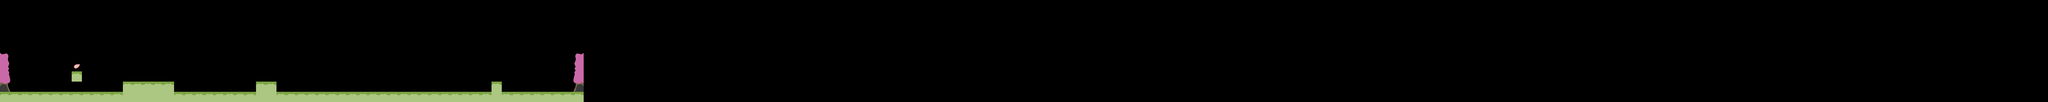

A 2D game scene composited from a Tiled map and its tileset images. What follows is a short description and the map's XML, with each tile layer's data collapsed to a summary:
An orthogonal 200x10 tile map with 128x128 px tiles, 7 tile layers (Background, Portal, Platforms, Walls, ...), 2 tilesets.

<map version="1.2" tiledversion="1.3.4" orientation="orthogonal" renderorder="right-down" width="200" height="10" tilewidth="128" tileheight="128" infinite="0" nextlayerid="11" nextobjectid="1">
 <tileset firstgid="1" name="autumn" tilewidth="130" tileheight="489" tilecount="13" columns="0">
  <grid orientation="orthogonal" width="1" height="1" />
  <tile id="0">
   <image width="128" height="128" source="images/grass.png" />
  </tile>
  <tile id="1">
   <image width="128" height="128" source="images/brown.png" />
  </tile>
  <tile id="2">
   <image width="128" height="128" source="images/green.png" />
  </tile>
  <tile id="3">
   <image width="128" height="128" source="images/loot_leaf.png" />
  </tile>
  <tile id="4">
   <image width="128" height="128" source="images/pumpkin.png" />
  </tile>
  <tile id="8">
   <image width="128" height="128" source="images/rockTile.png" />
  </tile>
  <tile id="9">
   <image width="128" height="489" source="images/treeWall.png" />
  </tile>
  <tile id="10">
   <image width="128" height="384" source="images/cliff_3tile.png" />
  </tile>
  <tile id="11">
   <image width="128" height="384" source="images/cliff_3tiles_upside.png" />
  </tile>
  <tile id="12">
   <image width="128" height="128" source="images/fire_a.png" />
  </tile>
  <tile id="13">
   <image width="130" height="128" source="images/insiderock.png" />
  </tile>
  <tile id="14">
   <image width="128" height="367" source="images/portal_top.png" />
  </tile>
  <tile id="15">
   <image width="128" height="128" source="images/portal_bottom.png" />
  </tile>
 </tileset>
 <tileset firstgid="17" name="backgrounds" tilewidth="1024" tileheight="504" tilecount="4" columns="0">
  <grid orientation="orthogonal" width="1" height="1" />
  <tile id="2">
   <image width="1024" height="489" source="images/backtrees.png" />
  </tile>
  <tile id="3">
   <image width="1024" height="95" source="images/backtreesTop.png" />
  </tile>
  <tile id="5">
   <image width="756" height="504" source="images/backtreesLeft6.png" />
  </tile>
  <tile id="6">
   <image width="504" height="504" source="images/backtreesRight4.png" />
  </tile>
 </tileset>
 <layer id="9" name="Background" width="200" height="10">
  <data>[2000 cells, 0 non-empty, 0 distinct tile ids]</data>
 </layer>
 <layer id="10" name="Portal" width="200" height="10" locked="1">
  <data>[2000 cells, 1 non-empty, 1 distinct tile ids]</data>
 </layer>
 <layer id="1" name="Platforms" width="200" height="10">
  <data>[2000 cells, 66 non-empty, 2 distinct tile ids]</data>
 </layer>
 <layer id="6" name="Walls" width="200" height="10">
  <data>[2000 cells, 4 non-empty, 3 distinct tile ids]</data>
 </layer>
 <layer id="7" name="Enemy" width="200" height="10">
  <data>[2000 cells, 0 non-empty, 0 distinct tile ids]</data>
 </layer>
 <layer id="4" name="Loot" width="200" height="10">
  <data>[2000 cells, 1 non-empty, 1 distinct tile ids]</data>
 </layer>
 <layer id="5" name="Pumpkins" width="200" height="10">
  <data>[2000 cells, 0 non-empty, 0 distinct tile ids]</data>
 </layer>
</map>
